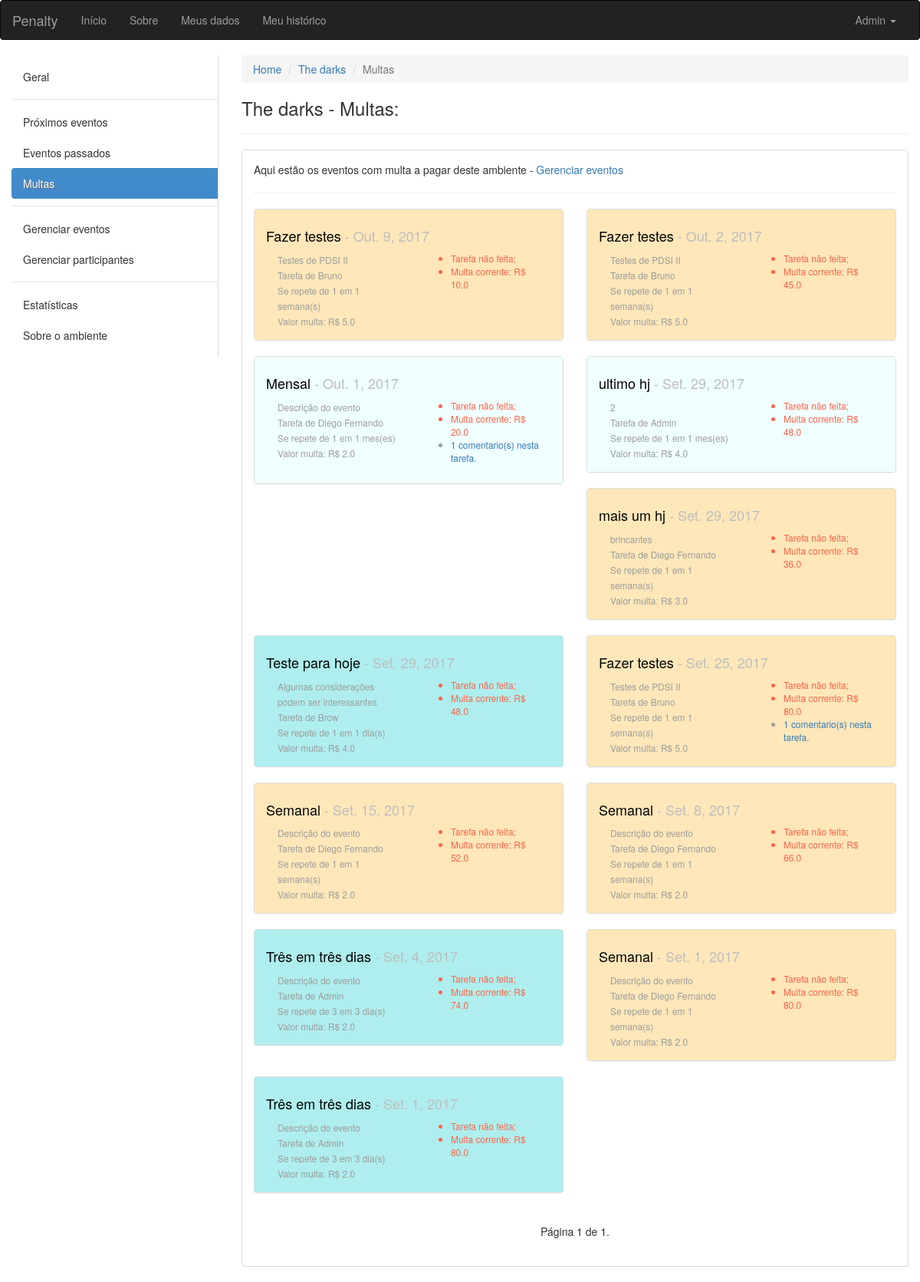
/ambiente/2/multas/ (signed in), run on the app's committed database.
### ambiente/models.py (models this page shows, shortened)
class Ambiente(models.Model):
	nome = models.CharField(max_length=100, verbose_name='Nome', null=False, blank=False)
	descricao = models.CharField(max_length=100, verbose_name='Descrição', null=True, blank=False)
	endereco = models.CharField(max_length=150, verbose_name='Endereço', null=True, blank=False)
	criador = models.ForeignKey(User, verbose_name='Criador', null=False, blank=False, related_name='+')
	data_criacao = models.DateTimeField(default=timezone.now)
	participantes = models.ManyToManyField(User, verbose_name='Participantes', blank=True, related_name='+')

class Evento(models.Model):
	INTERVALOS = (
        ('D', 'Dias'),
        ('S', 'Semanas'),
        ('M', 'Meses'),
    )
	nome = models.CharField(max_length=100, verbose_name='Nome', null=False, blank=False)
	descricao = models.CharField(max_length=100, verbose_name='Descrição', null=True, blank=False)
	criador = models.ForeignKey(User, verbose_name='Criador', null=False, blank=False, related_name='+', default=1)
	responsavel = models.ForeignKey(User, verbose_name='Responsavel pela tarefa', null=False, blank=False, related_name='+', default=1)
	ambiente = models.ForeignKey(Ambiente, verbose_name='Ambiente', null=False, blank=False, related_name='+')
	data_inicio = models.DateField(default=date.today)
	data_fim = models.DateField(verbose_name='Data de término')
	dia_evento = models.DateField()
	id_agrupador = models.IntegerField()
	valor_multa = models.FloatField(verbose_name='Valor da multa', blank=False, default=2.0)
	quantidade_intervalos_repeticao = models.IntegerField(verbose_name='Se repete em')
	intervalo = models.CharField(max_length=40, choices=INTERVALOS, null=False, blank=False)
	solicitacao_de_validacao = models.BooleanField(default=False)
	momento_da_solicitacao = models.DateTimeField(blank=True, null=True)
	def action_rules(self):
		if self.dia_evento > date.today():
			return False # Se a data do evento for futura não mostre botões
		elif self.solicitacao_de_validacao: # Se o responsável tiver solicitado...
			if self.momento_da_solicitacao.replace(day=self.momento_da_solicitacao.day + 2) > timezone.now():
				return 1 # Se houve solicitação, os outros usuários tem 2 dias a mais para refutar que o responsável não cumpriu com o dever
			return 2 # Passou os dois dias, tarefa validada
		else: # Se o responsável não tiver solicitado...
			if self.dia_evento == date.today():
				return 3 # Poderá solicitar cumprimento da tarefa
			elif self.dia_evento < date.today():
				return 4 # Multa está correndo
	def multa_corrente(self):
		if date.today() < self.dia_evento:
			return 0.0
		elif self.solicitacao_de_validacao:
			return self.valor_multa * (date(self.momento_da_solicitacao.year, self.momento_da_solicitacao.month, self.momento_da_solicitacao.day) - self.dia_evento).days
		else:
			return self.valor_multa * (date.today() - self.dia_evento).days

### ambiente/views.py (the view)
# urls.py: url(r'^(?P<pkambiente>[0-9]+)/multas/$', views.eventos_multados, name='eventos_multados'),
def eventos_multados(request, pkambiente):
	ambiente = get_object_or_404(Ambiente, pk=pkambiente)
	get_object_or_404(ambiente.participantes, pk=request.user.pk)
	tarefas = Evento.objects.filter(ambiente=ambiente).filter(dia_evento__lt=date.today()).filter(solicitacao_de_validacao=False).order_by('dia_evento')[::-1]
	paginator = Paginator(tarefas, 14) # Mostra 15 contatos por página
	try:
		page = int(request.GET.get('page', '1'))
	except ValueError:
		page = 1
	try:
		lista = paginator.page(page)
	except (EmptyPage, InvalidPage):
		lista = paginator.page(paginator.num_pages)
	return render(request, 'eventos_multados.html', {'ambiente':ambiente, 'eventos':lista, 'participantes':User.objects.all()})

### ambiente/templatetags/aux_tags.py (called while the page is built)
@register.filter(name='typedata')
def typedata(value):
	if value == "D":
		return "dia(s)"
	elif value == "S":
		return "semana(s)"
	return "mes(es)"

@register.filter(name='coment')
def coment(value):
	return len(ComentariosDeEventos.objects.filter(evento=value))

### ambiente/templates/eventos_multados.html (shortened to what this page needs)
{% extends "base.html" %}
{% load aux_tags %}
{% block conteudo %}
<div class="container-fluid">
	<div class="row">
		<div class="col-sm-3">
		    <nav class="nav-sidebar">
		        <ul class="nav">
		            <li><a href="{% url 'ambiente:ambiente' ambiente.pk %}">Geral</a></li>
		            <li class="nav-divider"></li>
		            <li><a href="{% url 'ambiente:proximos_eventos' ambiente.pk %}">Próximos eventos</a></li>
		            <li><a href="{% url 'ambiente:eventos_passados' ambiente.pk %}">Eventos passados</a></li>
		            <li class="active"><a href="{% url 'ambiente:eventos_multados' ambiente.pk %}">Multas</a></li>
		            <li class="nav-divider"></li>
		            <li><a href="{% url 'ambiente:eventos' ambiente.pk %}">Gerenciar eventos</a></li>
		            <li><a href="{% url 'ambiente:participantes' ambiente.pk %}">Gerenciar participantes</a></li>
		            <li class="nav-divider"></li>
		            <li><a href="javascript:;">Estatísticas</a></li>
		            <li><a href="javascript:;">Sobre o ambiente</a></li>
		        </ul>
		    </nav>
		</div>
	<div class="col-sm-9">
		<ol class="breadcrumb">
		  <li><a href="#">Home</a></li>
		  <li><a href="{% url 'ambiente:ambiente' ambiente.pk %}">{{ ambiente.nome }}</a></li>
		  <li class="active">Multas</li>
		</ol>
		<h3>{{ ambiente.nome }} - Multas:</h3>
		<hr>
		<div class="panel panel-default">
		  <div class="panel-body">
		  <p>Aqui estão os eventos com multa a pagar deste ambiente - <a href="{% url 'ambiente:eventos' ambiente.pk %}">Gerenciar eventos</a></p>
		  <hr>
		  <div class="row">
		  {% for evento in eventos %}
		  <div class="col-xs-12 col-sm-12 col-md-12 col-lg-6">
		  	<div class="panel panel-default">
		  	  {% if evento.intervalo == "D" %}
		  	  	<div class="panel-body dias">
		  	  {% elif evento.intervalo == "S" %}
		  	  	<div class="panel-body semanas">
		  	  {% else %}
		  	    <div class="panel-body meses">
		  	  {% endif %}
			    <h4><a href="{% url 'ambiente:tarefa' ambiente.pk evento.pk %}" class="titulopindex">{{ evento.nome }}</a><span class="pCinza"> - {{ evento.dia_evento }}</span></h4>
			    <div class="col-xs-12 col-sm-12 col-md-6 col-lg-6">
			    	<small class="pCinzaUser">
				    	{{ evento.descricao }}<br>
				    	Tarefa de {{ evento.responsavel.first_name }}<br>
				    	Se repete de {{ evento.quantidade_intervalos_repeticao }} em {{ evento.quantidade_intervalos_repeticao }} {{ evento.intervalo|typedata }}<br>
				    	Valor multa: R$ {{ evento.valor_multa }}<br>
			    	</small>
			    </div>
			    <div class="col-xs-12 col-sm-12 col-md-6 col-lg-6">
			    	<small class="pCinzaUser">
			    	<ul>
			    		{% if evento.action_rules == 1 %}
			    			<li style="color: #008B45;">Em validação...</li>
			    			{% if evento.multa_corrente > 0 %}
			    				<li style="color: #008B45;">Multa paga: R$ {{ evento.multa_corrente }}</li>
		    				{% endif %}
			    		{% elif evento.action_rules == 2 %}
			    			<li>Tarefa validada.</li>
			    			{% if evento.multa_corrente > 0 %}
			    				<li>Multa paga: R$ {{ evento.multa_corrente }}</li>
		    				{% endif %}
		    			{% elif evento.action_rules == 3 %}
			    			<li>Evento para hoje!</li>
			    		{% elif evento.action_rules == 4 %}
			    			<li style="color: #FF6347;">Tarefa não feita;</li>
			    			{% if evento.multa_corrente > 0 %}
			    				<li style="color: #FF6347;">Multa corrente: R$ {{ evento.multa_corrente }}</li>
		    				{% endif %}
			    		{% endif %}
			    		{% if evento|coment %}
			    			<li><a href="{% url 'ambiente:tarefa' ambiente.pk evento.pk %}">{{ evento|coment }} comentario(s) nesta tarefa.</a></li>
				    	{% endif %}
			    	</ul>
			    </small>
			    </div>
			  </div>
			</div>
		  </div>
		  {% empty %}
		  	<div class="container">
		  		<p>Não há nenhuma tarefa com multa neste ambiente.</p>
		  	</div>
		  {% endfor %}
		  </div>
		  <div class="col-sm-6 col-sm-offset-3">
		  <nav aria-label="Page navigation">
			  <ul class="pager">
			    Página {{ eventos.number }} de {{ eventos.paginator.num_pages }}.
			  </ul>
			</nav>
			</div>
		  </div>
		</div>
	</div>
</div>
{% endblock conteudo %}

### core/templates/base.html (shortened to what this page needs)
{% load staticfiles %}
<!DOCTYPE html>
<html lang="pt-br">
  <head>
    <link rel="stylesheet" href="{% static 'css/bootstrap.min.css' %}">
    <link rel="stylesheet" href="{% static 'css/custom.css' %}">
  </head>
  <body>
    <nav class="navbar navbar-inverse">
      <div class="container-fluid">
      <div class="navbar-header">
        <a class="navbar-brand" href="/">Penalty</a>
      </div>
      <div class="collapse navbar-collapse" id="bs-example-navbar-collapse-1">
        <ul class="nav navbar-nav">
          <li><a href="/">Início</a></li>
          <li><a href="#">Sobre</a></li>
          <li><a href="#">Meus dados</a></li>
          <li><a href="#">Meu histórico</a></li>
        </ul>
        {% if request.user.is_authenticated %}
        <ul class="nav navbar-nav navbar-right">
          <li class="dropdown">
            <a href="#" class="dropdown-toggle" data-toggle="dropdown" role="button" aria-haspopup="true" aria-expanded="false">{{ request.user.first_name }} <span class="caret"></span></a>
          </li>
        </ul>
        {% endif %}
      </div>
    </div>
    </nav>
    {% block conteudo %}
    {% endblock conteudo %}
  </body>
</html>

### core/static/css/custom.css (style rules this page uses)
.nav-sidebar { width: 100%; padding: 8px 0; border-right: 1px solid #ddd; }
.nav-sidebar a { color: #333; -webkit-transition: all 0.08s linear; -moz-transition: all 0.08s linear; -o-transition: all 0.08s linear; transition: all 0.08s linear; -webkit-border-radius: 4px 0 0 4px; -moz-border-radius: 4px 0 0 4px; border-radius: 4px 0 0 4px; }
.nav-sidebar .active a { cursor: default; background-color: #428bca; color: #fff; text-shadow: 1px 1px 1px #666; }
.dias { background-color: #AFEEEE; }
.semanas { background-color: #FFE7BA; }
.meses { background-color: #F0FFFF; }
.pCinza { color: #BEBEBE; }
.pCinzaUser { color: #9C9C9C; }
.titulopindex { color: #000000; }

### data on the page
Ambiente: nome "The darks"
Evento: nome "Fazer testes", dia_evento "Out. 9, 2017", descricao "Testes de PDSI II", responsavel.first_name "Bruno", quantidade_intervalos_repeticao "1", intervalo|typedata "semana(s)", valor_multa "5.0", multa_corrente "10.0"
Evento: nome "Fazer testes", dia_evento "Out. 2, 2017", descricao "Testes de PDSI II", responsavel.first_name "Bruno", quantidade_intervalos_repeticao "1", intervalo|typedata "semana(s)", valor_multa "5.0", multa_corrente "45.0"
Evento: nome "Mensal", dia_evento "Out. 1, 2017", descricao "Descrição do evento", responsavel.first_name "Diego Fernando", quantidade_intervalos_repeticao "1", intervalo|typedata "mes(es)", valor_multa "2.0", multa_corrente "20.0", id "1"
Evento: nome "ultimo hj", dia_evento "Set. 29, 2017", descricao "2", responsavel.first_name "Admin", quantidade_intervalos_repeticao "1", intervalo|typedata "mes(es)", valor_multa "4.0", multa_corrente "48.0"
Evento: nome "mais um hj", dia_evento "Set. 29, 2017", descricao "brincantes", responsavel.first_name "Diego Fernando", quantidade_intervalos_repeticao "1", intervalo|typedata "semana(s)", valor_multa "3.0", multa_corrente "36.0"
Evento: nome "Teste para hoje", dia_evento "Set. 29, 2017", descricao "Algumas considerações podem ser interessantes", responsavel.first_name "Brow", quantidade_intervalos_repeticao "1", intervalo|typedata "dia(s)", valor_multa "4.0", multa_corrente "48.0"
Evento: nome "Fazer testes", dia_evento "Set. 25, 2017", descricao "Testes de PDSI II", responsavel.first_name "Bruno", quantidade_intervalos_repeticao "1", intervalo|typedata "semana(s)", valor_multa "5.0", multa_corrente "80.0", id "1"
Evento: nome "Semanal", dia_evento "Set. 15, 2017", descricao "Descrição do evento", responsavel.first_name "Diego Fernando", quantidade_intervalos_repeticao "1", intervalo|typedata "semana(s)", valor_multa "2.0", multa_corrente "52.0"
Evento: nome "Semanal", dia_evento "Set. 8, 2017", descricao "Descrição do evento", responsavel.first_name "Diego Fernando", quantidade_intervalos_repeticao "1", intervalo|typedata "semana(s)", valor_multa "2.0", multa_corrente "66.0"
Evento: nome "Três em três dias", dia_evento "Set. 4, 2017", descricao "Descrição do evento", responsavel.first_name "Admin", quantidade_intervalos_repeticao "3", intervalo|typedata "dia(s)", valor_multa "2.0", multa_corrente "74.0"
Evento: nome "Semanal", dia_evento "Set. 1, 2017", descricao "Descrição do evento", responsavel.first_name "Diego Fernando", quantidade_intervalos_repeticao "1", intervalo|typedata "semana(s)", valor_multa "2.0", multa_corrente "80.0"
Evento: nome "Três em três dias", dia_evento "Set. 1, 2017", descricao "Descrição do evento", responsavel.first_name "Admin", quantidade_intervalos_repeticao "3", intervalo|typedata "dia(s)", valor_multa "2.0", multa_corrente "80.0"

### other printed values
{{ request.user.first_name }} "Admin"
{{ eventos.number }} "1"
{{ eventos.paginator.num_pages }} "1"
